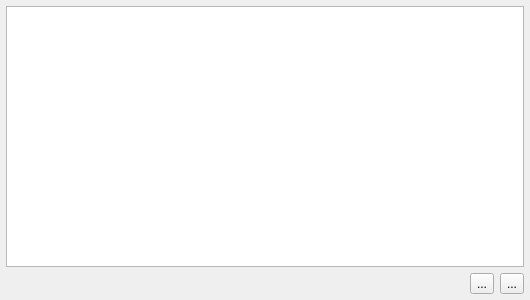
<?xml version="1.0" encoding="UTF-8"?>
<ui version="4.0">
 <class>IngredientPage</class>
 <widget class="QWidget" name="IngredientPage">
  <property name="geometry">
   <rect>
    <x>0</x>
    <y>0</y>
    <width>530</width>
    <height>300</height>
   </rect>
  </property>
  <property name="windowTitle">
   <string>Form</string>
  </property>
  <layout class="QVBoxLayout">
   <property name="spacing">
    <number>6</number>
   </property>
   <property name="margin">
    <number>6</number>
   </property>
   <item>
    <widget class="IngredientView" name="view">
     <property name="selectionMode">
      <enum>QAbstractItemView::SingleSelection</enum>
     </property>
     <property name="selectionBehavior">
      <enum>QAbstractItemView::SelectRows</enum>
     </property>
    </widget>
   </item>
   <item>
    <layout class="QHBoxLayout">
     <property name="spacing">
      <number>6</number>
     </property>
     <property name="margin">
      <number>0</number>
     </property>
     <item>
      <spacer>
       <property name="orientation">
        <enum>Qt::Horizontal</enum>
       </property>
       <property name="sizeHint" stdset="0">
        <size>
         <width>40</width>
         <height>20</height>
        </size>
       </property>
      </spacer>
     </item>
     <item>
      <widget class="QToolButton" name="addbutton">
       <property name="toolTip">
        <string>Add ingredient</string>
       </property>
       <property name="whatsThis">
        <string>Use this button to add a new ingredient to the recipe</string>
       </property>
       <property name="text">
        <string>...</string>
       </property>
       <property name="iconSize">
        <size>
         <width>16</width>
         <height>16</height>
        </size>
       </property>
      </widget>
     </item>
     <item>
      <widget class="QToolButton" name="removebutton">
       <property name="toolTip">
        <string>Remove ingredient</string>
       </property>
       <property name="whatsThis">
        <string>Use this button to remove the currently selected ingredient</string>
       </property>
       <property name="text">
        <string>...</string>
       </property>
       <property name="iconSize">
        <size>
         <width>16</width>
         <height>16</height>
        </size>
       </property>
      </widget>
     </item>
    </layout>
   </item>
  </layout>
 </widget>
 <customwidgets>
  <customwidget>
   <class>IngredientView</class>
   <extends>QTableView</extends>
   <header>ingredientview.h</header>
  </customwidget>
 </customwidgets>
 <tabstops>
  <tabstop>view</tabstop>
 </tabstops>
 <connections/>
</ui>
